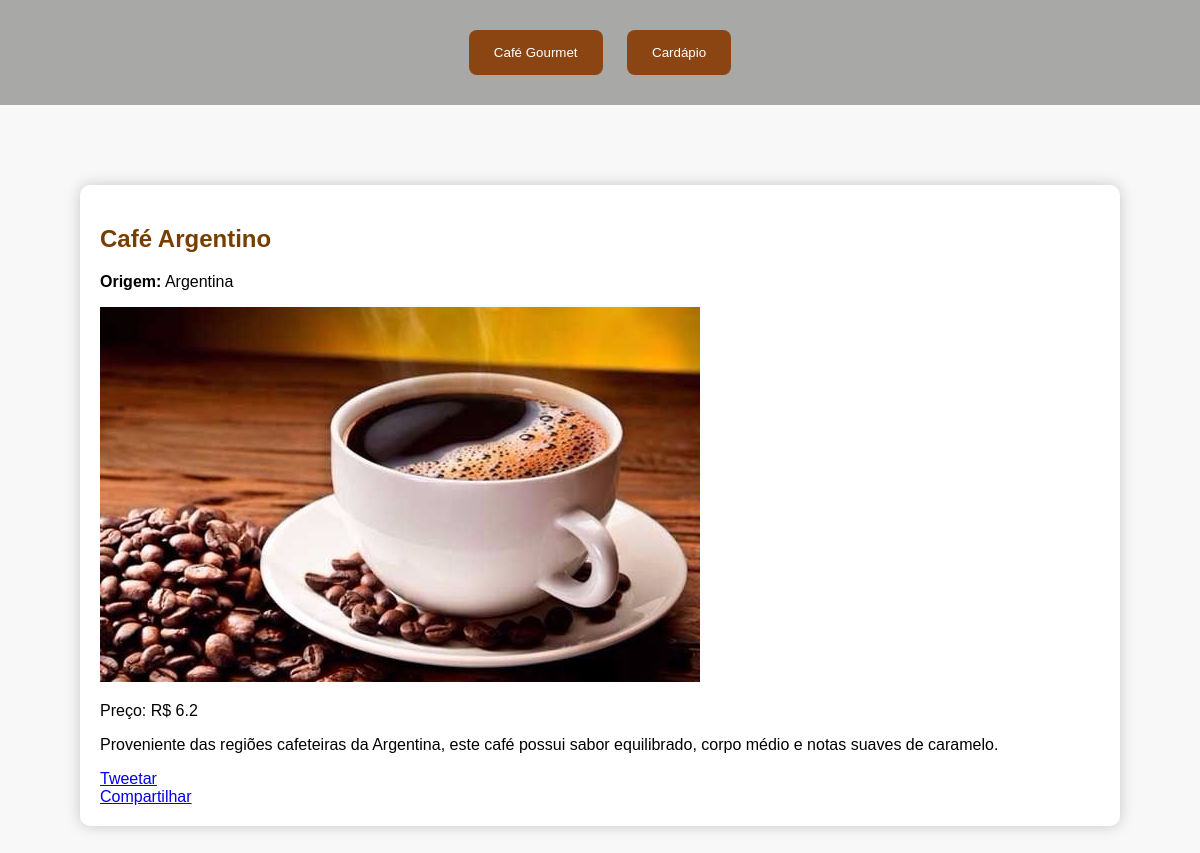
Screenshot of /produto/1 with the database file from the repository.
### tables this page shows
CREATE TABLE produtos (
    idProduto INTEGER PRIMARY KEY,
    Produto TEXT,
    Valor REAL,
    Descrição TEXT,
    Imagem TEXT,
    nomeOrigem TEXT,
    FOREIGN KEY (nomeOrigem) REFERENCES origem(nomeOrigem)
);

### app.py (the view)
@app.route('/produto/<int:idProduto>')
def detalhes_produto(idProduto):
    produto = query_db('SELECT * FROM produtos WHERE idProduto = ?', (idProduto,), one=True)
    return render_template('descricao_produto.html', produtos=[produto])

### app.py (called while the page is built)
def get_db_connection():
    connection = sqlite3.connect(app.config['DATABASE'])
    connection.row_factory = sqlite3.Row
    return connection

def query_db(query, args=(), one=False):
    with get_db_connection() as connection:
        cursor = connection.execute(query, args)
        results = cursor.fetchall()
        return (results[0] if results else None) if one else results

### templates/descricao_produto.html (shortened to what this page needs)
<!DOCTYPE html>
<html lang="pt-br">
<head>
    <link rel="stylesheet" href="/static/styles.css">
</head>
<body class="common-style">
    <header>
        <button onclick="location.href='/contato'">Café Gourmet</button>
        <button onclick="location.href='/'">Cardápio</button>
    </header>
    <main>
        <section id="descricao_produto" class="category">
            {% for produto in produtos %}
            <div>
                <h2>{{ produto.Produto }}</h2>
                <p><strong>Origem:</strong> {{ produto.nomeOrigem }}</p>
                <img src="{{ url_for('static', filename=produto.Imagem) }}" alt="{{ produto.Produto }}">
                <p>Preço: R$ {{ produto.Valor }}</p>
                <p>{{ produto.Descrição }}</p>
                <div>
                    <a href="https://twitter.com/intent/tweet?url={{ url_for('detalhes_produto', idProduto=produto.idProduto) }}&text=Confira este produto: {{ produto.Produto }}" target="_blank" class="twitter-share-button">Tweetar</a>
                    <div class="fb-share-button" data-href="{{ url_for('detalhes_produto', idProduto=produto.idProduto) }}" data-layout="button" data-size="small">
                        <a target="_blank" href="https://www.facebook.com/sharer/sharer.php?u={{ url_for('detalhes_produto', idProduto=produto.idProduto) }}&amp;src=sdkpreparse" class="fb-xfbml-parse-ignore">Compartilhar</a>
                    </div>
                </div>
            </div>
            {% endfor %}
        </section>
    </main>
</body>
</html>

### static/styles.css (style rules this page uses)
body { font-family: 'Arial', sans-serif; margin: 0; padding: 0; background-color: #f8f8f8; color: #000; }
header { background-color: #a8a8a7; color: white; padding: 20px; text-align: center; }
button, .category-button, #search-btn, .close-button { background-color: #8b4513; color: white; padding: 15px 25px; margin: 10px; border: none; border-radius: 8px; cursor: pointer; transition: background-color 0.3s ease; }
main { padding: 80px; }
.category, .contact-info, .product-item { margin-bottom: 30px; background-color: #fff; border-radius: 10px; padding: 20px; box-shadow: 0 0 15px rgba(0, 0, 0, 0.2); }
h1, h2, h3 { color: #783E00; }

### rows the page displays
produtos: Produto "Café Argentino", nomeOrigem "Argentina", Imagem (picture), Valor "6.2", Descrição "Proveniente das regiões cafeteiras da Argentina, este café possui sabor equilibrado, corpo médio e notas suaves de caramelo."
